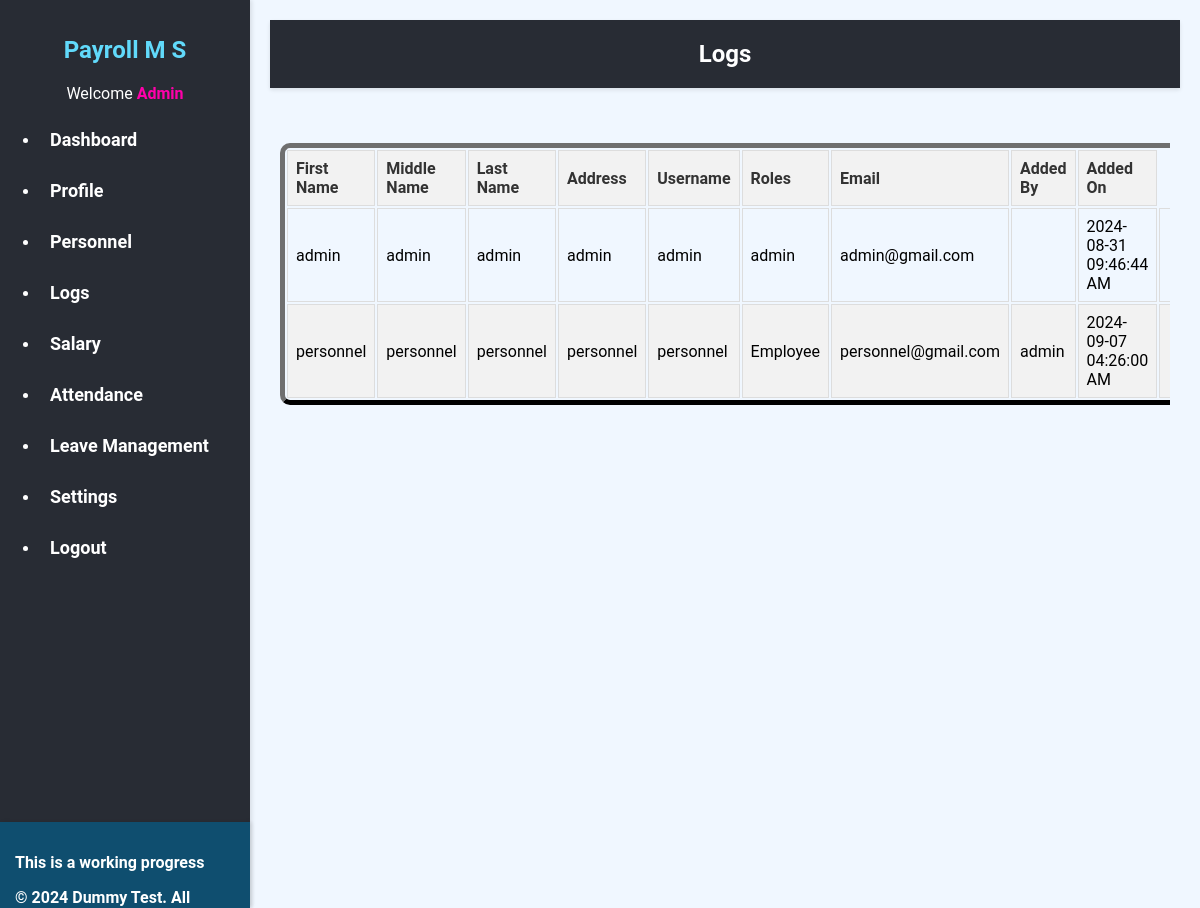
The app's page /AdminArchives.php (signed in) with its own data.
### tables this page shows
CREATE TABLE `registration` (
  `registration_id` int(11) NOT NULL,
  `fname` varchar(50) NOT NULL,
  `mname` varchar(50) DEFAULT NULL,
  `lname` varchar(50) NOT NULL,
  `username` varchar(150) NOT NULL,
  `password` varchar(255) NOT NULL,
  `email` varchar(255) NOT NULL,
  `address` varchar(150) NOT NULL,
  `contacts` varchar(20) NOT NULL,
  `added_by` varchar(50) NOT NULL,
  `added_on` timestamp NOT NULL DEFAULT current_timestamp() ON UPDATE current_timestamp(),
  `roles` varchar(255) NOT NULL
);

### AdminArchives.php (the view, shortened to what this page needs)
<?php
include('dbconnect.php');
$user = isset($_SESSION['fname']) ? $_SESSION['fname'] : "User";
?>
<!DOCTYPE html>
<html>
<head>
    <link rel="stylesheet" type="text/css" href="AdminArchives.css">
</head>
<body>
    <nav class="sidebar">
        <h1>Payroll M S</h1>
        <span class="weller">Welcome
            <strong class="user-name"><?php echo htmlspecialchars(ucfirst($user)); ?></strong>
        </span>
        <nav class="nav-container">
        <nav class="nav-container">
          <?php
          include('nav.php');
          ?>
        </nav>
                <div class="copyright">
            <p><b>This is a working progress</b></p>
            <p><b>© 2024 Dummy Test. All rights reserved.</b></p>
        </div>
        </nav>
    </nav>
    <div class="content">
        <div class="header">
            <h1>Logs</h1>
        </div>
        <div class="container">
            <div class="table-container">
            <table class="table" border="5px solid">
    <thead>
    <tr>
        <th>First Name</th>
        <th>Middle Name</th>
        <th>Last Name</th>
        <th>Address</th>
        <th>Username</th>
        <th>Roles</th>
        <th>Email</th>
        <th>Added By</th>
        <th>Added On</th>
    </tr>
</thead>
<tbody>
    <?php
    $sql = "SELECT * FROM registration";
    $result = $con->query($sql);
    if ($result->num_rows > 0) {
        while($row = $result->fetch_assoc()) {
            $fname = $row['fname'];
            $mname = $row['mname'];
            $lname = $row['lname'];
            $address = $row['address'];
            $user = $row['username'];
            $roles = $row['roles'];
            $email = $row['email'];
            $added_by = $row['added_by'];
            $added_on = date("Y-m-d h:i:s A", strtotime($row['added_on']));
            echo "<tr>";
            echo "<td>$fname</td>";
            echo "<td>$mname</td>";
            echo "<td>$lname</td>";
            echo "<td>$address</td>";
            echo "<td>$user</td>";
            echo "<td>$roles</td>";
            echo "<td>$email</td>";
            echo "<td>$added_by</td>";
            echo "<td>$added_on</td>";
            echo "<td>
                  </td>";
            echo "</tr>";
        }
    } else {
        echo "<tr>No records available </td></tr>";
    }
    ?>
</tbody>
                </table>
            </div>
        </div>
    </div>
</body>
</html>

### nav.php
<ul>
                <li><a href="admin_dashboard.php" class="special">Dashboard</a></li>
                <li><a href="AdminMyprofile.php" class="special">Profile</a></li>
                <li><a href="Information-table.php" class="special">Personnel</a></li>
                <li><a href="AdminArchives.php" class="special">Logs</a></li>
                <li><a href="AdminSalary.php" class="special">Salary</a></li>
                <li><a href="AdminAttendance.php" class="special">Attendance</a></li>
                <li><a href="????" class="special">Leave Management</a></li>
                <li><a href="#AdminSettings.php" class="special">Settings</a></li>
                <li><a href="logout.php" class="special">Logout</a></li>
            </ul>

### CSS/adminArchives.css (style rules this page uses)
body { font-family: 'Roboto', Arial, sans-serif; margin: 0; padding: 0; background-color:#F0F7FF; }
.user-name { color: rgb(255, 0, 170); text-decoration: none; }
.container { display: flex; height: 100vh; }
.weller { display: block; text-align: center; }
.sidebar { width: 250px; background-color: #282c34; color: #fff; padding-top: 16px; box-shadow: 2px 0 4px rgba(0, 0, 0, 0.1); position: fixed; top: 0; left: 0; bottom: 0; }
.sidebar h1 { font-size: 24px; font-weight: bold; color: #61dafb; margin-bottom: 20px; text-align: center; }
.content { flex: 1; padding: 20px; margin-left: 250px; }
.nav-container { list-style-type: none; padding: 0; margin: 0; }
.nav-container li { margin-bottom: 10px; }
.nav-container a { color: #fff; text-decoration: none; font-size: 18px; font-weight: bold; display: block; padding: 10px; border-radius: 5px; transition: background-color 0.3s ease; }
.header { background-color: #282c34; color: #fff; text-align: center; padding: 20px; box-shadow: 0px 2px 4px rgba(0, 0, 0, 0.1); }
.header h1 { font-size: 24px; margin: 0; }
.copyright { font-family: 'Roboto', Arial, sans-serif; color: #ffffff; background-color: #006493a0; text-align: left; position:absolute; left: 0%; bottom: 0%; padding: 15px; margin-top: 20%; top: 85%; box-shadow: 2px 0 4px rgba(0, 0, 0, 0.1); }
.table-container { width: 100%; margin-left: 10px; margin-right: 10px; margin-top: 0; margin-bottom: 20px; position: relative; text-align: left; overflow: auto; }
.table { margin-top: 55px; border-radius: 10px; border-color:rgb(27, 27, 27) ; width: 100%; margin-left: 0; }
.table th, .table td { border: 1px solid #ddd; padding: 8px; text-align: left; }
.table th { background-color: #f2f2f2; color: #333; }
.table tr:nth-child(even) { background-color: #f2f2f2; }

### records on screen
registration: fname "admin", mname "admin", lname "admin", address "admin", username "admin", roles "admin", email "admin@gmail.com", added_on "2024-08-31 09:46:44 AM"
registration: fname "personnel", mname "personnel", lname "personnel", address "personnel", username "personnel", roles "Employee", email "personnel@gmail.com", added_by "admin", added_on "2024-09-07 04:26:00 AM"

### other values on screen
$user "Admin"
